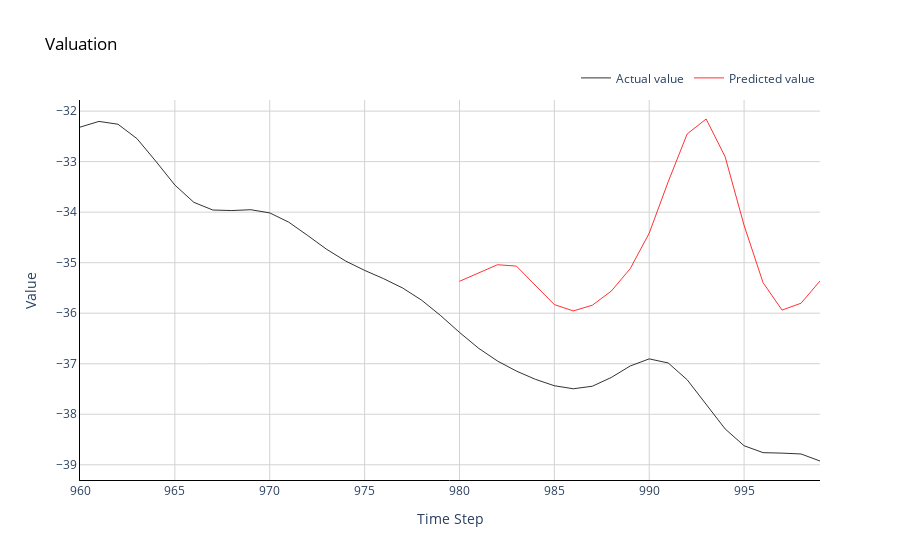

Write notebook code for a chart like this one.
### Code cell
# Ve bieu do
fig = go.Figure()

# Theo doi nhiet do thuc te
fig.add_trace(go.Scatter(x=np.array(dfloc_test.columns),
                         y=np.array(dfloc_test.values).flatten(),
                         mode='lines',
                         name='Actual value',
                         opacity=0.8,
                         line=dict(color='black', width=1)
                        ))
# Theo doi nhiet do du doan
fig.add_trace(go.Scatter(x=np.array(dfloc_test.columns[-timestep:]),
                         y=scaler.inverse_transform(pred_test.reshape(-1,1)).flatten(),
                         mode='lines',
                         name='Predicted value',
                         opacity=0.8,
                         line=dict(color='red', width=1)
                        ))
# Doi mau nen bieu do
fig.update_layout(dict(plot_bgcolor = 'white'))

# Cap nhat cac duong truc
fig.update_xaxes(showgrid=True, gridwidth=1, gridcolor='lightgrey', 
                 zeroline=True, zerolinewidth=1, zerolinecolor='lightgrey', 
                 showline=True, linewidth=1, linecolor='black',
                 title='Time Step'
                )

fig.update_yaxes(showgrid=True, gridwidth=1, gridcolor='lightgrey', 
                 zeroline=True, zerolinewidth=1, zerolinecolor='lightgrey', 
                 showline=True, linewidth=1, linecolor='black',
                 title='Value'
                )

# Them tieu de cho do thi
fig.update_layout(title=dict(text="Valuation", font=dict(color='black')),
                  legend=dict(orientation="h", yanchor="bottom", y=1.02, xanchor="right", x=1)
                 )
fig.show()

### Figure 1 — Plotly figure (JSON) as saved in the notebook; plotly's stock layout.template omitted (floating-point values rounded to 4 significant figures)
{"data": [{"line": {"color": "black", "width": 1}, "mode": "lines", "name": "Actual value", "opacity": 0.8, "type": "scatter", "x": [960, 961, 962, 963, 964, 965, 966, 967, 968, 969, 970, 971, 972, 973, 974, 975, 976, 977, 978, 979, 980, 981, 982, 983, 984, 985, 986, 987, 988, 989, 990, 991, 992, 993, 994, 995, 996, 997, 998, 999], "y": [-32.32, -32.2, -32.26, -32.54, -32.99, -33.46, -33.81, -33.96, -33.97, -33.95, -34.01, -34.2, -34.46, -34.74, -34.97, -35.15, -35.32, -35.5, -35.74, -36.04, -36.38, -36.69, -36.95, -37.15, -37.31, -37.44, -37.5, -37.45, -37.27, -37.04, -36.9, -36.98, -37.32, -37.81, -38.29, -38.62, -38.76, -38.77, -38.79, -38.93]}, {"line": {"color": "red", "width": 1}, "mode": "lines", "name": "Predicted value", "opacity": 0.8, "type": "scatter", "x": [980, 981, 982, 983, 984, 985, 986, 987, 988, 989, 990, 991, 992, 993, 994, 995, 996, 997, 998, 999], "y": [-35.37, -35.2, -35.04, -35.07, -35.44, -35.83, -35.95, -35.84, -35.56, -35.12, -34.42, -33.4, -32.45, -32.16, -32.9, -34.26, -35.4, -35.94, -35.8, -35.36]}], "layout": {"legend": {"orientation": "h", "x": 1, "xanchor": "right", "y": 1.02, "yanchor": "bottom"}, "plot_bgcolor": "white", "title": {"font": {"color": "black"}, "text": "Valuation"}, "xaxis": {"gridcolor": "lightgrey", "gridwidth": 1, "linecolor": "black", "linewidth": 1, "showgrid": true, "showline": true, "title": {"text": "Time Step"}, "zeroline": true, "zerolinecolor": "lightgrey", "zerolinewidth": 1}, "yaxis": {"gridcolor": "lightgrey", "gridwidth": 1, "linecolor": "black", "linewidth": 1, "showgrid": true, "showline": true, "title": {"text": "Value"}, "zeroline": true, "zerolinecolor": "lightgrey", "zerolinewidth": 1}}}
